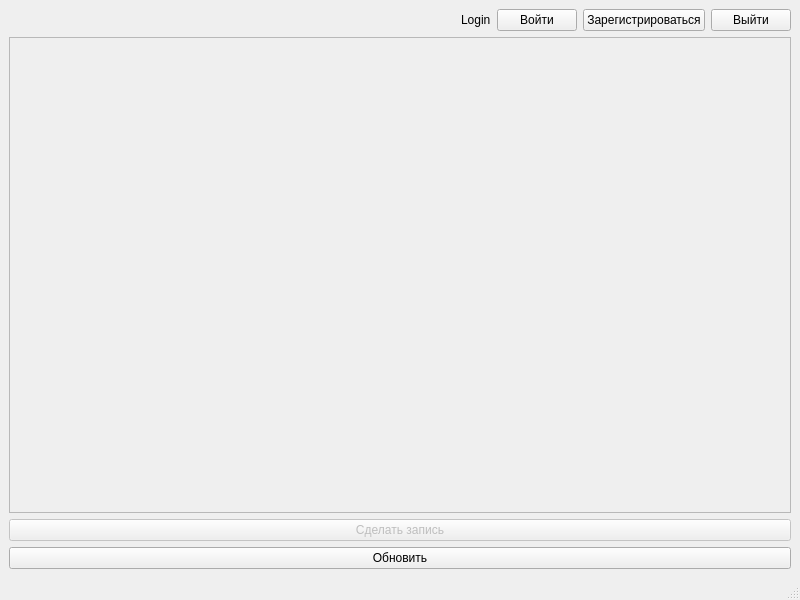
<?xml version="1.0" encoding="UTF-8"?>
<ui version="4.0">
 <class>MainWindow</class>
 <widget class="QMainWindow" name="MainWindow">
  <property name="geometry">
   <rect>
    <x>0</x>
    <y>0</y>
    <width>800</width>
    <height>600</height>
   </rect>
  </property>
  <property name="windowTitle">
   <string>Мини-твиттер</string>
  </property>
  <widget class="QWidget" name="centralwidget">
   <layout class="QVBoxLayout" name="verticalLayout">
    <item>
     <layout class="QHBoxLayout" name="horizontalLayout">
      <item>
       <spacer name="horizontalSpacer">
        <property name="orientation">
         <enum>Qt::Horizontal</enum>
        </property>
        <property name="sizeHint" stdset="0">
         <size>
          <width>40</width>
          <height>20</height>
         </size>
        </property>
       </spacer>
      </item>
      <item>
       <widget class="QLabel" name="lbl_login">
        <property name="text">
         <string>Login</string>
        </property>
       </widget>
      </item>
      <item>
       <widget class="QPushButton" name="pb_login">
        <property name="text">
         <string>Войти</string>
        </property>
       </widget>
      </item>
      <item>
       <widget class="QPushButton" name="pb_register">
        <property name="text">
         <string>Зарегистрироваться</string>
        </property>
       </widget>
      </item>
      <item>
       <widget class="QPushButton" name="pb_logout">
        <property name="enabled">
         <bool>true</bool>
        </property>
        <property name="text">
         <string>Выйти</string>
        </property>
       </widget>
      </item>
     </layout>
    </item>
    <item>
     <widget class="QScrollArea" name="scrollArea">
      <property name="widgetResizable">
       <bool>true</bool>
      </property>
      <widget class="QWidget" name="scrollAreaWidgetContents">
       <property name="geometry">
        <rect>
         <x>0</x>
         <y>0</y>
         <width>780</width>
         <height>471</height>
        </rect>
       </property>
       <layout class="QVBoxLayout" name="layout_scrollarea"/>
      </widget>
     </widget>
    </item>
    <item>
     <widget class="QPushButton" name="pb_post">
      <property name="enabled">
       <bool>false</bool>
      </property>
      <property name="text">
       <string>Сделать запись</string>
      </property>
     </widget>
    </item>
    <item>
     <widget class="QPushButton" name="pb_refresh">
      <property name="text">
       <string>Обновить</string>
      </property>
     </widget>
    </item>
   </layout>
  </widget>
  <widget class="QStatusBar" name="statusbar"/>
 </widget>
 <resources/>
 <connections/>
</ui>
